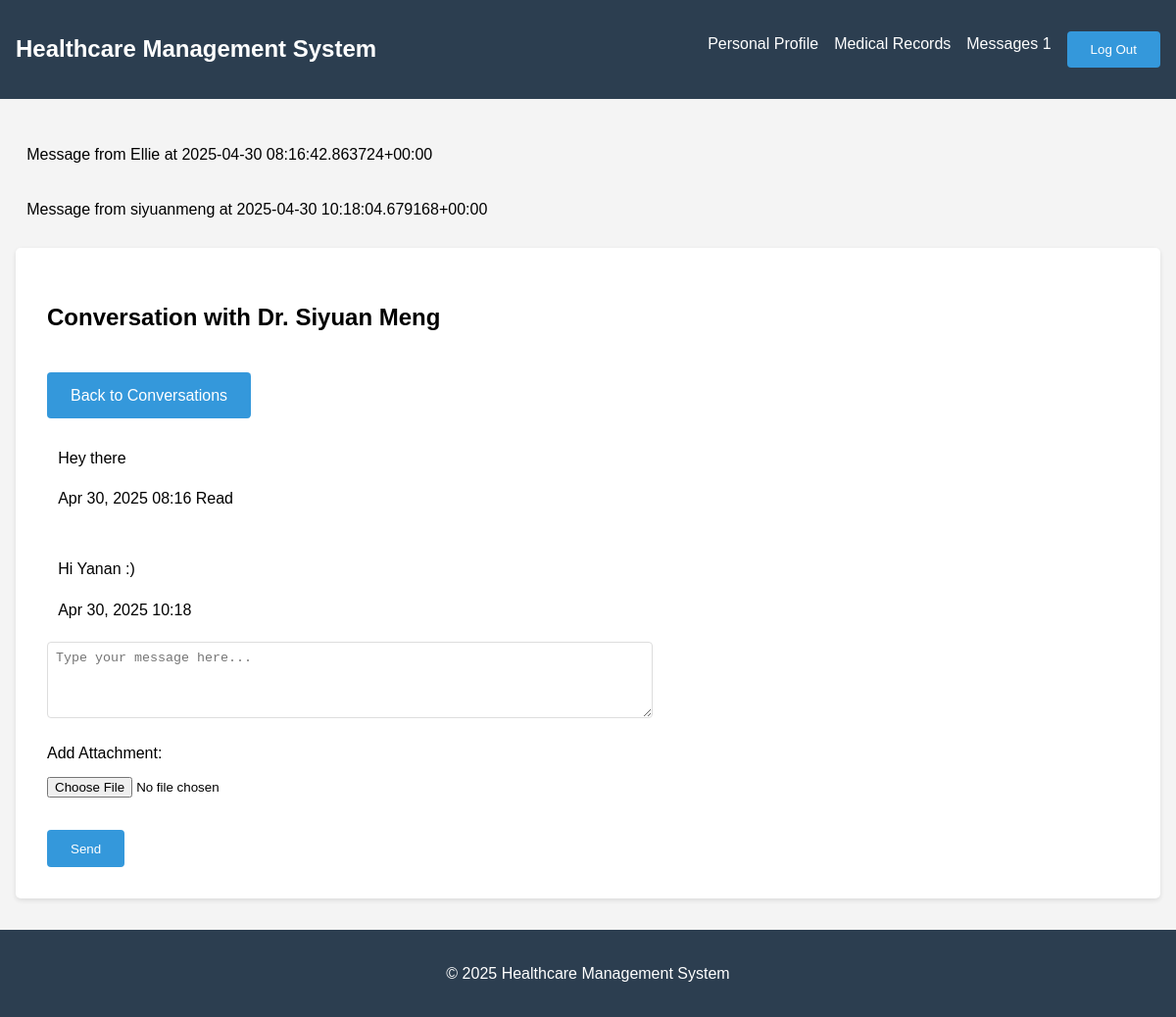
/messages/1/ (signed in), run on the app's committed database.
### messaging/models.py (models this page shows, shortened)
class Message(models.Model):
    conversation = models.ForeignKey(Conversation, on_delete=models.CASCADE, related_name='messages')
    sender = models.ForeignKey(User, on_delete=models.CASCADE, related_name='sent_messages')
    content = models.TextField()
    attachment = models.FileField(upload_to='message_attachments/', blank=True, null=True)
    sent_at = models.DateTimeField(auto_now_add=True)
    is_read = models.BooleanField(default=False)
    class Meta:
        ordering = ['sent_at']
    def __str__(self):
        return f"Message from {self.sender.username} at {self.sent_at}"

class Conversation(models.Model):
    patient = models.ForeignKey(Patient, on_delete=models.CASCADE, related_name='conversations')
    doctor = models.ForeignKey(Doctor, on_delete=models.CASCADE, related_name='conversations')
    created_at = models.DateTimeField(auto_now_add=True)
    updated_at = models.DateTimeField(auto_now=True)
    class Meta:
        unique_together = ['patient', 'doctor']

### users/models.py (models this page shows, shortened)
class User(AbstractUser):
    ROLE_CHOICES = (
        ('PATIENT', 'Patient'),
        ('DOCTOR', 'Doctor'),
        ('ADMIN', 'Administrator'),
    )
    role = models.CharField(max_length=20, choices=ROLE_CHOICES, default='PATIENT')
    account_status = models.CharField(max_length=20,
                                      choices=[('Active', 'Active'), ('Inactive', 'Inactive'), ('Suspended', 'Suspended')],
                                      default='Active')

class Doctor(models.Model):
    user = models.OneToOneField(User, on_delete=models.CASCADE)
    name = models.CharField(max_length=200)
    specialization = models.CharField(max_length=100)
    license_number = models.CharField(max_length=50)
    contact_number = models.CharField(max_length=20, blank=True)
    bio = models.TextField(blank=True)
    office_address = models.TextField(blank=True)
    office_hours = models.TextField(blank=True)

### messaging/views.py (the view)
# urls.py: path('<int:conversation_id>/', views.conversation_detail, name='conversation_detail'),
@login_required
def conversation_detail(request, conversation_id):
    conversation = get_object_or_404(Conversation, id=conversation_id)
    user = request.user
    if (user.role == 'PATIENT' and user.patient != conversation.patient) or \
            (user.role == 'DOCTOR' and user.doctor != conversation.doctor):
        return redirect('conversation_list')
    if user.role == 'PATIENT':
        Message.objects.filter(conversation=conversation, sender=conversation.doctor.user, is_read=False).update(
            is_read=True)
    else:
        Message.objects.filter(conversation=conversation, sender=conversation.patient.user, is_read=False).update(
            is_read=True)
    if request.method == 'POST':
        form = MessageForm(request.POST, request.FILES)
        if form.is_valid():
            message = form.save(commit=False)
            message.conversation = conversation
            message.sender = user
            message.save()
            return redirect('conversation_detail', conversation_id=conversation.id)
    else:
        form = MessageForm()
    messages = conversation.messages.all()
    return render(request, 'messaging/conversation_detail.html', {
        'conversation': conversation,
        'messages': messages,
        'form': form
    })

### messaging/forms.py
class MessageForm(forms.ModelForm):
    class Meta:
        model = Message
        fields = ['content', 'attachment']
        widgets = {
            'content': forms.Textarea(attrs={'rows': 4, 'placeholder': 'Type your message here...'}),
        }

### messaging/templates/messaging/conversation_detail.html (shortened to what this page needs)
{% extends 'base.html' %}
{% block content %}
<div class="conversation-container">
    <div class="conversation-header">
        <h2>
            {% if user.role == 'PATIENT' %}
                Conversation with Dr. {{ conversation.doctor.name }}
            {% else %}
                Conversation with {{ conversation.patient.name }}
            {% endif %}
        </h2>
        <a href="{% url 'conversation_list' %}" class="btn btn-sm">Back to Conversations</a>
    </div>
    <div class="messages-container">
        {% if messages %}
            {% for message in messages %}
                <div class="message {% if message.sender == user %}sent{% else %}received{% endif %}">
                    <div class="message-content">
                        {{ message.content|linebreaks }}
                    </div>
                    <div class="message-meta">
                        {{ message.sent_at|date:"M d, Y H:i" }}
                        {% if message.is_read and message.sender == user %}
                            <span class="read-status">Read</span>
                        {% endif %}
                    </div>
                </div>
            {% endfor %}
        {% else %}
            <p class="no-messages">No messages yet. Start the conversation below.</p>
        {% endif %}
    </div>
    <div class="message-form">
        <form method="post" enctype="multipart/form-data">
            <div class="form-group">
                {{ form.content }}
            </div>
            <div class="form-group">
                <label for="{{ form.attachment.id_for_label }}">Add Attachment:</label>
                {{ form.attachment }}
            </div>
            <button type="submit" class="btn">Send</button>
        </form>
    </div>
</div>
{% endblock %}

### templates/base.html (shortened to what this page needs)
<!DOCTYPE html>
<html>
<head>
</head>
<body>
    <header>
        <nav>
            <div class="logo">Healthcare Management System</div>
            <ul>
                {% if user.is_authenticated %}
                    {% if user.role == 'PATIENT' %}
                        <li><a href="{% url 'patient_profile' %}">Personal Profile</a></li>
                        <li><a href="{% url 'ehr_list' %}">Medical Records</a></li>
                        <li><a href="{% url 'conversation_list' %}">Messages</a>
                            <span id="unread-count" class="unread-badge" style="display: none;"></span>
                        </li>
                    {% elif user.role == 'DOCTOR' %}
                        <li><a href="{% url 'doctor_profile' %}">Doctor Profile</a></li>
                        <li><a href="{% url 'patient_list' %}">My Patients</a></li>
                        <li><a href="{% url 'conversation_list' %}">Messages</a>
                            <span id="unread-count" class="unread-badge" style="display: none;"></span>
                        </li>
                    {% endif %}
                    <li>
                        <form method="post" action="{% url 'logout' %}" style="display: inline;">
                            <button type="submit">Log Out</button>
                        </form>
                    </li>
                {% else %}
                    <li><a href="{% url 'login' %}">Login</a></li>
                    <li><a href="{% url 'signup' %}">Register</a></li>
                {% endif %}
            </ul>
        </nav>
    </header>
    <main>
        {% if messages %}
            <div class="messages">
                {% for message in messages %}
                    <div class="message {{ message.tags }}">{{ message }}</div>
                {% endfor %}
            </div>
        {% endif %}
        <div class="container">
            {% block content %}{% endblock %}
        </div>
    </main>
    <footer>
        <p>&copy; 2025 Healthcare Management System</p>
    </footer>
</body>
</html>

### templates/base.html (style rules this page uses)
body { font-family: Arial, sans-serif; line-height: 1.6; margin: 0; padding: 0; background-color: #f4f4f4; }
header { background-color: #2c3e50; color: white; padding: 1rem; }
nav { display: flex; justify-content: space-between; align-items: center; }
.logo { font-size: 1.5rem; font-weight: bold; }
nav ul { display: flex; list-style: none; }
nav ul li { margin-left: 1rem; }
nav ul li a { color: white; text-decoration: none; }
main { max-width: 1200px; margin: 2rem auto; padding: 0 1rem; }
.container { background-color: white; padding: 2rem; border-radius: 5px; box-shadow: 0 2px 5px rgba(0,0,0,0.1); }
form { max-width: 600px; }
form .form-group { margin-bottom: 1rem; }
form label { display: block; margin-bottom: 0.5rem; }
form input[type="text"], form input[type="email"], form input[type="password"], form input[type="date"], form textarea, form select { width: 100%; padding: 0.5rem; border: 1px solid #ddd; border-radius: 4px; }
form button { background-color: #3498db; color: white; border: none; padding: 0.7rem 1.5rem; border-radius: 4px; cursor: pointer; }
.btn { display: inline-block; background-color: #3498db; color: white; text-decoration: none; padding: 0.7rem 1.5rem; border-radius: 4px; margin-top: 1rem; }
.messages { margin-bottom: 1rem; }
.message { padding: 0.7rem; border-radius: 4px; margin-bottom: 0.5rem; }
footer { background-color: #2c3e50; color: white; text-align: center; padding: 1rem; margin-top: 2rem; }

### data on the page
Message: sender+sent_at "Message from Ellie at 2025-04-30 08:16:42.863724+00:00", content "Hey there", sent_at "Apr 30, 2025 08:16", is_read "Read"
Message: sender+sent_at "Message from siyuanmeng at 2025-04-30 10:18:04.679168+00:00", content "Hi Yanan :)", sent_at "Apr 30, 2025 10:18"
Conversation: doctor.name "Siyuan Meng"
